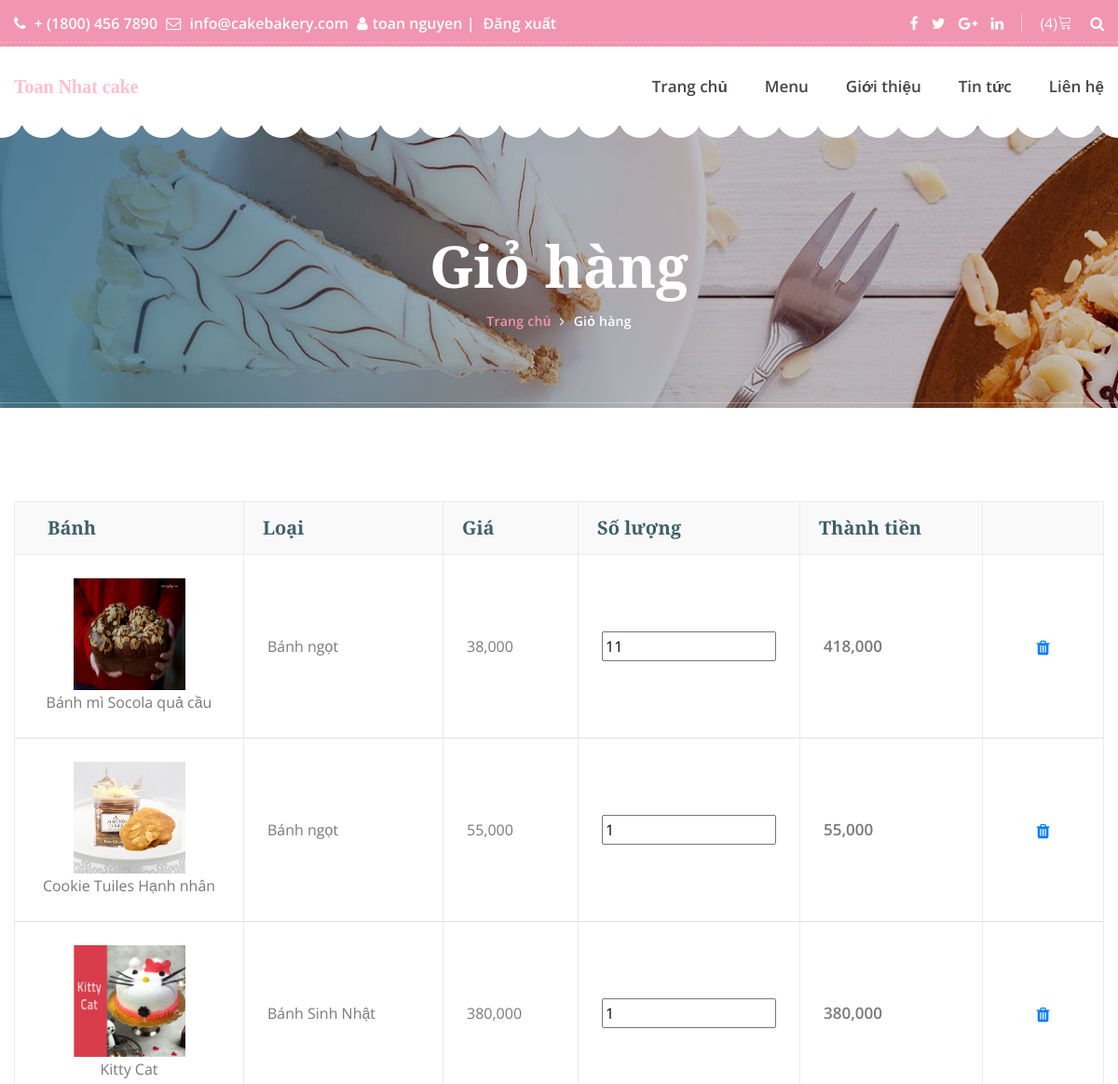
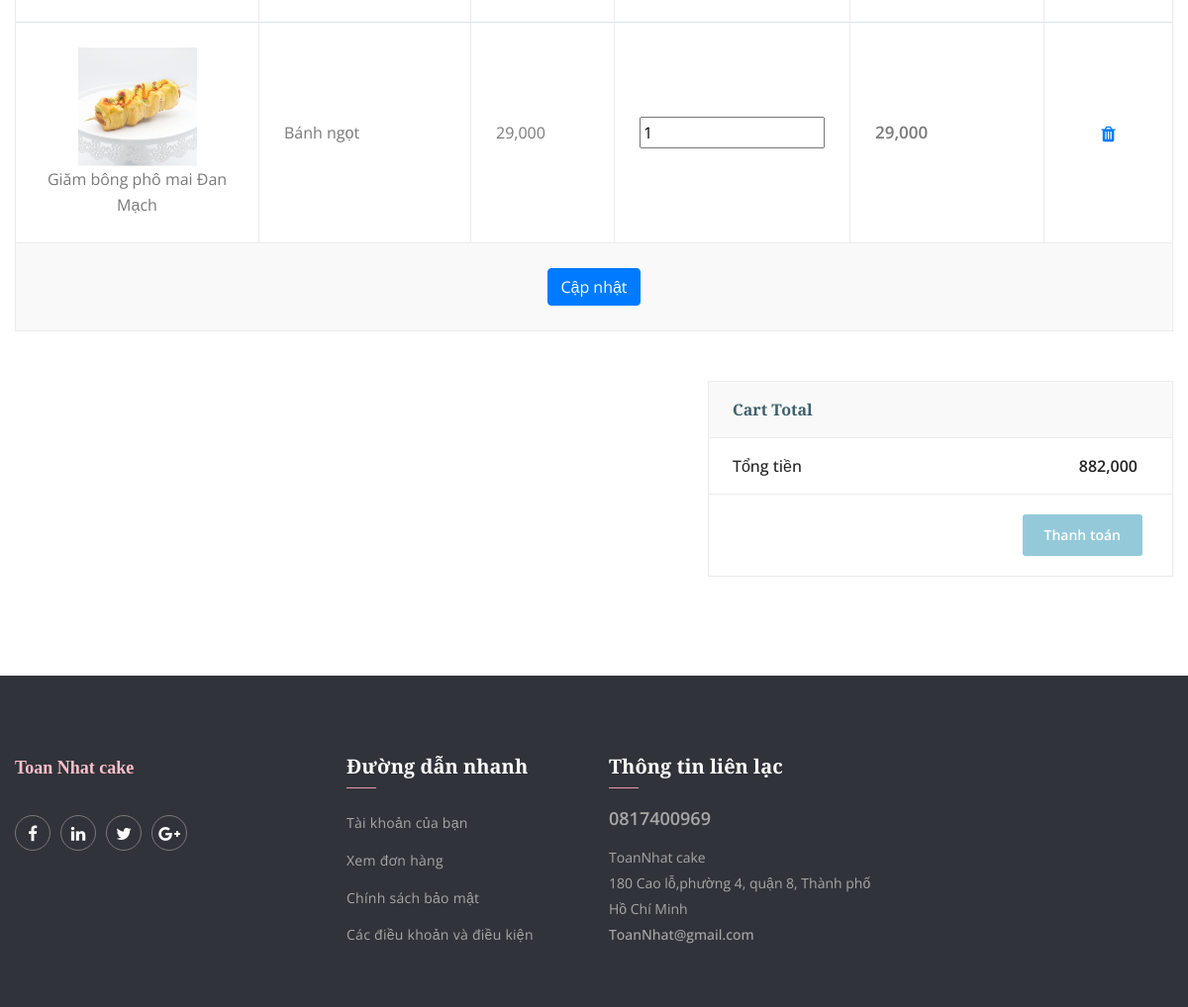
The app's page /cart.php (signed in) with its own data (2 pictures, top to bottom).
### tables this page shows
CREATE TABLE `chitiet_dh` (
  `ma_dh` varchar(10) NOT NULL,
  `ma_banh` varchar(10) NOT NULL,
  `soluong` int(10) NOT NULL,
  `tonggia` int(10) NOT NULL
);

CREATE TABLE `banh` (
  `ma_banh` varchar(10) NOT NULL,
  `ten_banh` varchar(50) NOT NULL,
  `gia` int(11) NOT NULL,
  `thanh_phan` text NOT NULL,
  `mo_ta` text NOT NULL,
  `hinh` text NOT NULL,
  `ma_loai` varchar(10) NOT NULL
);

CREATE TABLE `loai` (
  `ma_loai` varchar(10) NOT NULL,
  `ten_loai` varchar(50) NOT NULL
);

CREATE TABLE `don_hang` (
  `ma_dh` varchar(10) NOT NULL,
  `ma_kh` varchar(50) NOT NULL,
  `ngaydat` date NOT NULL,
  `ngaygiao` date NOT NULL,
  `diachigiao` text NOT NULL,
  `trangthai` text NOT NULL,
  `ghichu` text NOT NULL,
  `thanhtien` int(10) NOT NULL
);

### include/checkgiohang.php (called while the page is built, shortened)
<?php
if(isset($_SESSION['user'])){
		$sqlcheck = "SELECT * FROM `don_hang` WHERE `ma_kh`=? AND `trangthai`=?";
        $queryCheck = $pdo->prepare($sqlcheck);
        $id = $_SESSION['user']['tai_khoan'];
        $queryCheck->execute([$id,0]);
		$datacheck = $queryCheck ->fetchAll();
		$idGio=time();
        if($queryCheck->rowCount()==0){
        	$id = $_SESSION['user']['tai_khoan'];
			$address = $_SESSION['user']['dia_chi'];
            $datenow=date('Y-m-d h:i:s');
            $sql = "INSERT INTO `don_hang` (`ma_dh`, `ma_kh`, `ngaydat`, `ngaygiao`, `diachigiao`, `trangthai`, `ghichu`, `thanhtien`) VALUES (?, ?, ?, ?, ?, ?, ?, ?);";
            $arr = array($idGio,$id,$datenow,$datenow,$address,0,$id,0);
            $queryAdd = $pdo->prepare($sql);
            $queryAdd->execute($arr);
		}
		else
		{
			$idGio= $datacheck[0]['ma_dh'];
		}
		$sqlctdh = "SELECT * FROM `chitiet_dh` WHERE `ma_dh` =? ";
		$querryctdh = $pdo ->prepare($sqlctdh);
		$querryctdh ->execute([$idGio]);
		$datactdh = $querryctdh ->fetchAll();
	}
 ?>

### cart.php (the view, shortened to what this page needs)
<?php
	include('./connectDB.php');
 ?>
<!DOCTYPE html>
<html lang="en">
<head>
        <link href="css/font-awesome.min.css" rel="stylesheet">
        <link href="vendors/linearicons/style.css" rel="stylesheet">
        <link href="vendors/flat-icon/flaticon.css" rel="stylesheet">
        <link href="vendors/stroke-icon/style.css" rel="stylesheet">
        <link href="css/bootstrap.min.css" rel="stylesheet">
        <link href="vendors/revolution/css/settings.css" rel="stylesheet">
        <link href="vendors/revolution/css/layers.css" rel="stylesheet">
        <link href="vendors/revolution/css/navigation.css" rel="stylesheet">
        <link href="vendors/animate-css/animate.css" rel="stylesheet">
        <link href="vendors/owl-carousel/owl.carousel.min.css" rel="stylesheet">
        <link href="vendors/magnifc-popup/magnific-popup.css" rel="stylesheet">
        <link href="vendors/jquery-ui/jquery-ui.min.css" rel="stylesheet">
        <link href="vendors/nice-select/css/nice-select.css" rel="stylesheet">
        <link href="css/style.css" rel="stylesheet">
        <link href="css/responsive.css" rel="stylesheet">
    </head>
    <body>
		<?php include("./include/header.php") ?>
        <section class="banner_area">
        	<div class="container">
        		<div class="banner_text">
        			<h3>Giỏ hàng</h3>
        			<ul>
        				<li><a href="index.html">Trang chủ</a></li>
        				<li><a href="cart.html">Giỏ hàng</a></li>
        			</ul>
        		</div>
        	</div>
        </section>
        <section class="cart_table_area p_100">
        	<div class="container">
				<div class="table-responsive">
				<form action="updatecart.php" method ="POST">
					<table class="table">
						<thead>
							<tr>
								<th scope="col">Bánh</th>
								<th scope="col">Loại</th>
								<th scope="col">Giá</th>
								<th scope="col">Số lượng</th>
								<th scope="col">Thành tiền</th>
								<th scope="col"></th>
							</tr>
						</thead>
						<tbody>
						<?php
							foreach($datactdh as $v){
								$mabanh = $v['ma_banh'];
								$sqlBanh = "SELECT * FROM `banh` WHERE `ma_banh` ='$mabanh' LIMIT 1";
								$queryBanh= $pdo->prepare($sqlBanh);
								$queryBanh->execute();
								$dataBanh = $queryBanh->fetch();
								$maloai = $dataBanh['ma_loai'];
								$sqlLoai = "SELECT * FROM `loai` WHERE `ma_loai` ='$maloai' LIMIT 1";
								$queryLoai= $pdo->prepare($sqlLoai);
								$queryLoai->execute();
								$dataLoai = $queryLoai->fetch();
						?>
							<tr>
								<td>
									<img src="img/banh/<?php echo($dataBanh['hinh']) ?>.jpg" alt="" style="width:120px;height:120px;">
									<div>
									<?php echo($dataBanh['ten_banh']) ?>
									</div>
								</td>
								<td><?php echo($dataLoai['ten_loai']) ?> </td>
								<td><?php echo(number_format($dataBanh['gia'])) ?></td>
								<td>
								<input type="text" name="<?= $dataBanh['ma_banh']?>" id="" value="<?= $v['soluong'];?>">
								</td>
								<td><?php echo(number_format($v['tonggia']*$v['soluong'])) ?></td>
								<td><a href="delete_cart?mabanh=<?= $dataBanh['ma_banh']?>&magio=<?= $idGio?>&action=delete"><i class="fa fa-trash" ></i></a></td>
							</tr>
							<?php } ?>
							<tr>
							<td colspan='6'><input type="submit" name="update-gio" value="Cập nhật" class="btn btn-primary"></td>
							</tr>
						</tbody>
					</table>
				</form>
				</div>
       			<div class="row cart_total_inner">
        			<div class="col-lg-7"></div>
        			<div class="col-lg-5">
        				<div class="cart_total_text">
        					<div class="cart_head">
        						Cart Total
        					</div>
        					<div class="total">
        						<h4>Tổng tiền <span><?= number_format($datacheck[0]['thanhtien']) ?></span></h4>
        					</div>
        					<div class="cart_footer">
        						<a class="pest_btn" href="xulythanhtoan.php?id=<?= $idGio ?>">Thanh toán</a>
        					</div>
        				</div>
        			</div>
        		</div>
        	</div>
        </section>
        <footer class="footer_area">
        	<div class="footer_widgets">
        		<div class="container">
        			<div class="row footer_wd_inner">
        				<div class="col-lg-3 col-6">
        					<aside class="f_widget f_about_widget">
        						<strong style="font-family: cursive;color: pink;font-size: 18px">Toan Nhat cake</strong>
        						<ul class="nav">
        							<li><a href="#"><i class="fa fa-facebook"></i></a></li>
        							<li><a href="#"><i class="fa fa-linkedin"></i></a></li>
        							<li><a href="#"><i class="fa fa-twitter"></i></a></li>
        							<li><a href="#"><i class="fa fa-google-plus"></i></a></li>
        						</ul>
        					</aside>
        				</div>
        				<div class="col-lg-3 col-6">
        					<aside class="f_widget f_link_widget">
        						<div class="f_title">
        							<h3>Đường dẫn nhanh</h3>
        						</div>
        						<ul class="list_style">
        							<li><a href="#">Tài khoản của bạn</a></li>
        							<li><a href="#">Xem đơn hàng</a></li>
        							<li><a href="#">Chính sách bảo mật</a></li>
        							<li><a href="#">Các điều khoản và điều kiện</a></li>
        						</ul>
        					</aside>
        				</div>
        				<div class="col-lg-3 col-6">
        					<aside class="f_widget f_contact_widget">
        						<div class="f_title">
        							<h3>Thông tin liên lạc</h3>
        						</div>
        						<h4>0817400969</h4>
        						<p>ToanNhat cake <br />180 Cao lỗ,phường 4, quận 8, Thành phố Hồ Chí Minh</p>
        						<h5>ToanNhat@gmail.com</h5>
        					</aside>
        				</div>
        			</div>
        		</div>
        	</div>
        </footer>
    </body>
</html>

### include/header.php (shortened to what this page needs)
<?php
include('include/checkgiohang.php');
 ?>
<header class="main_header_area">
			<div class="top_header_area row m0">
				<div class="container">
					<div class="float-left">
						<a href="tell:+18004567890"><i class="fa fa-phone" aria-hidden="true"></i> + (1800) 456 7890</a>
						<a href="mainto:info@cakebakery.com"><i class="fa fa-envelope-o" aria-hidden="true"></i> info@cakebakery.com</a>
							<?php
								if(isset($_SESSION['user'])){
										$user = $_SESSION['user'];
									echo("
									<a href=''><i class='fa fa-user' ></i>".$user['ten_kh']." |</a>
									<a href='./logout.php'>Đăng xuất</a>
									");
								}
								else{
							?>
						<a href="./login.php"><i class="fa fa-sign-in" ></i>Đăng nhập</a>
								<?php } ?>
					</div>
					<div class="float-right">
						<ul class="h_social list_style">
							<li><a href="#"><i class="fa fa-facebook"></i></a></li>
							<li><a href="#"><i class="fa fa-twitter"></i></a></li>
							<li><a href="#"><i class="fa fa-google-plus"></i></a></li>
							<li><a href="#"><i class="fa fa-linkedin"></i></a></li>
						</ul>
						<ul class="h_search list_style">
							<li class=""><a href="cart.php"><?php
							if(isset($_SESSION['datagiohang']))
							{
								echo '('.count($_SESSION['datagiohang']).')';
							}else
							{
								echo '(0)';
							}
							?><i class="lnr lnr-cart"></i></a></li>
							<li><a class="popup-with-zoom-anim" href="#test-search"><i class="fa fa-search"></i></a></li>
						</ul>
					</div>
				</div>
			</div>
			<div class="main_menu_two">
				<div class="container">
					<nav class="navbar navbar-expand-lg navbar-light bg-light">
						<a class="navbar-brand" href="index.php"> <strong style="font-family: cursive;color: pink;">Toan Nhat cake</strong></a>
						<div class="collapse navbar-collapse" id="navbarSupportedContent">
							<ul class="navbar-nav justify-content-end">
								<li class="dropdown submenu">
									<a  href="index.php" role="button" aria-haspopup="true" aria-expanded="false">Trang chủ</a>
								</li>
								<li><a href="cake.php">Menu</a></li>
								<li class="dropdown submenu">
									<a  href="about-us.php" role="button" aria-haspopup="true" aria-expanded="false">Giới thiệu</a>
								</li>
								<li class="dropdown submenu">
									<a class="dropdown-toggle" data-toggle="dropdown" href="#" role="button" aria-haspopup="true" aria-expanded="false">Tin tức</a>
								</li>
								<li><a href="contact.php">Liên hệ </a></li>
							</ul>
						</div>
					</nav>
				</div>
			</div>
		</header>

### records on screen
chitiet_dh: ma_banh.hinh (picture), ma_banh.ten_banh "Bánh mì Socola quả cầu", loai.ten_loai "Bánh ngọt", ma_banh.gia "38,000", soluong "11", $v['tonggia']*$v['soluong'] "418,000"
chitiet_dh: ma_banh.hinh (picture), ma_banh.ten_banh "Cookie Tuiles Hạnh nhân", loai.ten_loai "Bánh ngọt", ma_banh.gia "55,000", soluong "1", $v['tonggia']*$v['soluong'] "55,000"
chitiet_dh: ma_banh.hinh (picture), ma_banh.ten_banh "Kitty Cat", loai.ten_loai "Bánh Sinh Nhật", ma_banh.gia "380,000", soluong "1", $v['tonggia']*$v['soluong'] "380,000"
chitiet_dh: ma_banh.hinh (picture), ma_banh.ten_banh "Giăm bông phô mai Đan Mạch", loai.ten_loai "Bánh ngọt", ma_banh.gia "29,000", soluong "1", $v['tonggia']*$v['soluong'] "29,000"
don_hang: thanhtien "882,000"

### other values on screen
$user['ten_kh'] "toan nguyen"
count($_SESSION['datagiohang']) "4"
